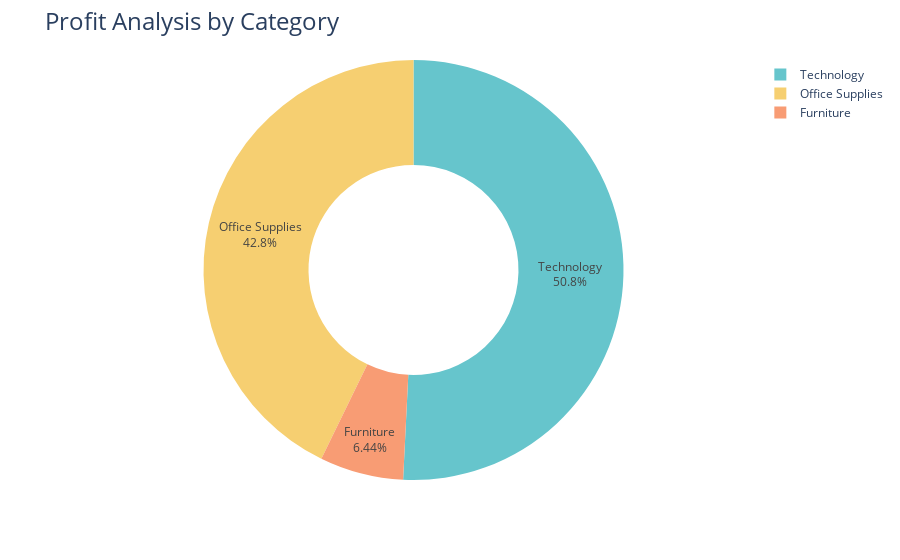

Notebook code for this chart:
### Code cell
fig = px.pie(profit_by_category,
             values='Profit',
             names='Category',
             hole=0.5,
             color_discrete_sequence=px.colors.qualitative.Pastel)

fig.update_traces(textposition='inside', textinfo='percent+label')
fig.update_layout(title_text='Profit Analysis by Category', title_font=dict(size=24))

fig.show()

### Figure 1 — Plotly figure (JSON) as saved in the notebook; plotly's stock layout.template omitted (floating-point values rounded to 4 significant figures)
{"data": [{"domain": {"x": [0.0, 1.0], "y": [0.0, 1.0]}, "hole": 0.5, "hovertemplate": "Category=%{label}<br>Profit=%{value}<extra></extra>", "labels": ["Furniture", "Office Supplies", "Technology"], "legendgroup": "", "name": "", "showlegend": true, "values": [18450.0, 122500.0, 145500.0], "type": "pie", "textinfo": "percent+label", "textposition": "inside"}], "layout": {"legend": {"tracegroupgap": 0}, "margin": {"t": 60}, "piecolorway": ["rgb(102, 197, 204)", "rgb(246, 207, 113)", "rgb(248, 156, 116)", "rgb(220, 176, 242)", "rgb(135, 197, 95)", "rgb(158, 185, 243)", "rgb(254, 136, 177)", "rgb(201, 219, 116)", "rgb(139, 224, 164)", "rgb(180, 151, 231)", "rgb(179, 179, 179)"], "title": {"font": {"size": 24}, "text": "Profit Analysis by Category"}}}
